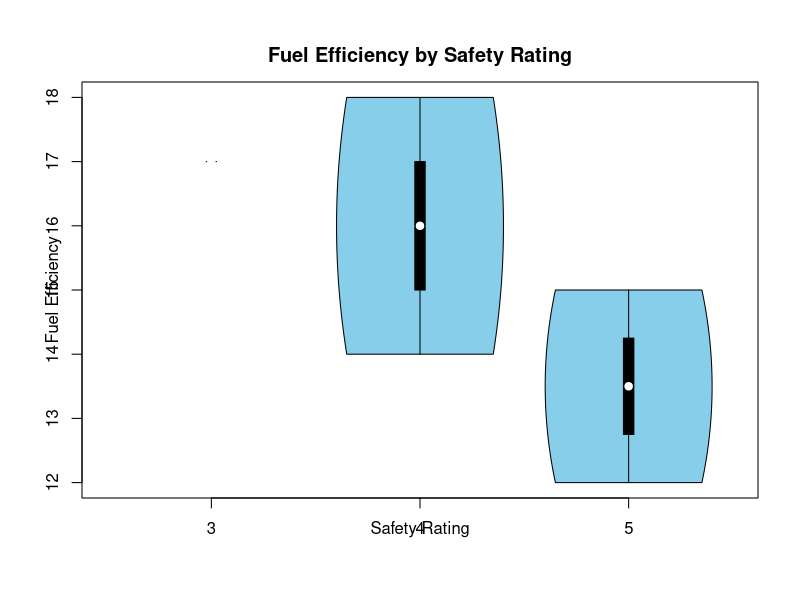
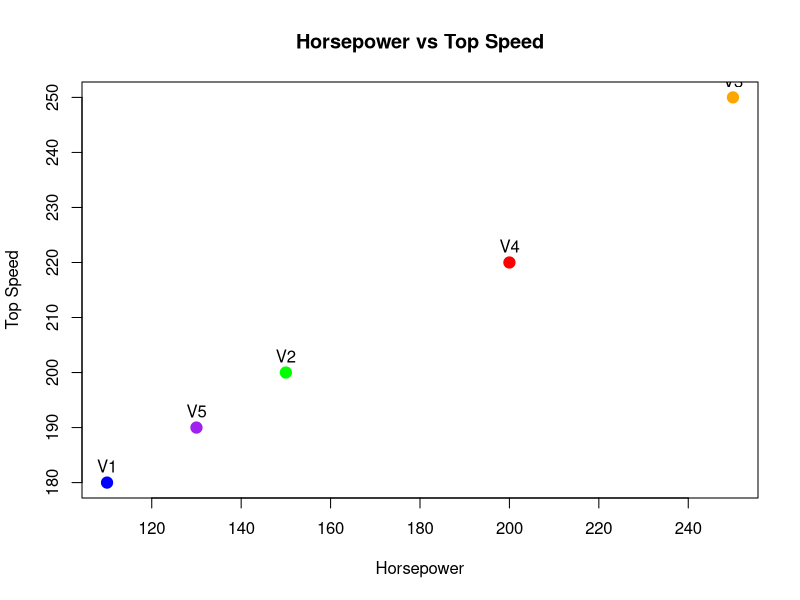
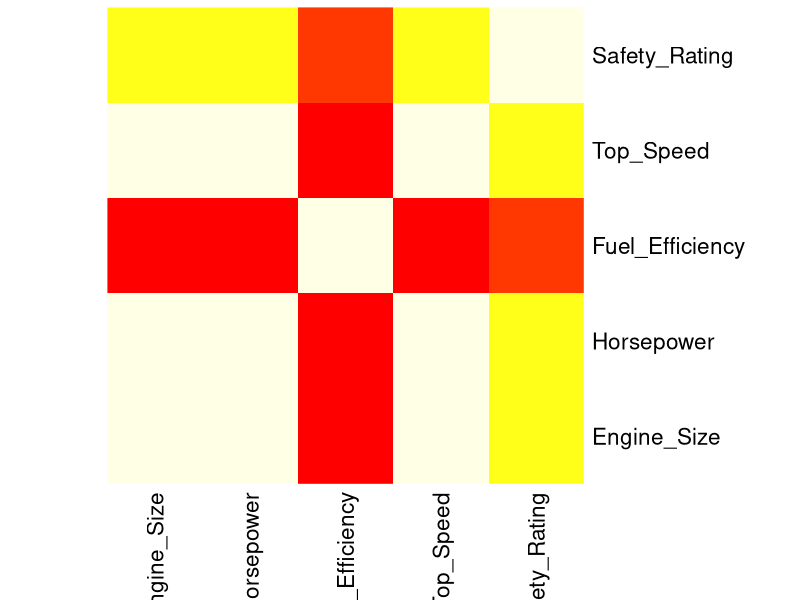

Write R code to recreate these figures, in order.
setwd("E:/Development/College/Data-Handling-and-Visualization/Experiments/Exp-17-Vehicle-Performance-Analysis")

data <- read.csv("Vehicle_Performance.csv")

# ----------------------------
# Q1 Violin Plot
# ----------------------------
library(vioplot)

ratings <- sort(unique(data$Safety_Rating))

vioplot(
  lapply(ratings, function(r) data$Fuel_Efficiency[data$Safety_Rating == r]),
  names = ratings,
  col = "skyblue",
  main = "Fuel Efficiency by Safety Rating",
  xlab = "Safety Rating",
  ylab = "Fuel Efficiency"
)

# ----------------------------
# Q2 Scatter Plot
# ----------------------------
colors <- c("blue","green","orange","red","purple")

plot(data$Horsepower,
     data$Top_Speed,
     pch=19,
     cex=1.5,
     col=colors,
     xlab="Horsepower",
     ylab="Top Speed",
     main="Horsepower vs Top Speed")

text(data$Horsepower,
     data$Top_Speed,
     labels=data$Vehicle_ID,
     pos=3)

# ----------------------------
# Q3 Correlation Heatmap
# ----------------------------
cor_matrix <- cor(data[,2:6])

heatmap(cor_matrix,
        Rowv=NA,
        Colv=NA,
        scale="none",
        col=heat.colors(20),
        margins=c(7,7))

print(data)
